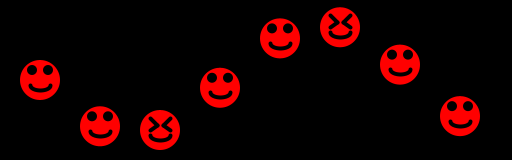
Frame 1 (no input)
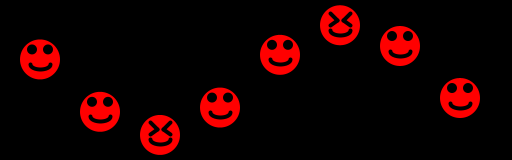
Frame 60 (the mouse pressed at the canvas centre just before this capture)
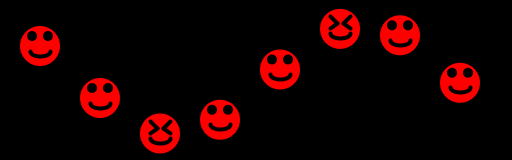
Frame 120 (the mouse held since frame 60 and released just before this capture)

The Processing sketch that drew these frames (run headless with seeded random() and noise(); from frame 60 on, the mouse is pressed at the canvas centre):

// Processing sketch: processing_52249
// ── processing_52249.pde

int dia = 40;
float theta;
int amp = 55;

int mini_dia = dia/4;

public void setup() {
  //do not change, this is fixed for LED screens.
  size(512, 160); 
  //do not change, this is the refresh rate of LEDs.
  frameRate(8);

  smooth();
}

void draw() {
  background(0);
  noStroke();

  for (int i = 0;i < 8;i++) {
    fill(255, 0, 0);
    noStroke();
    ellipse(dia+dia*3/2*i, height/2+amp*sin(theta+i), dia, dia);


    if (sin(theta+i) > 0.9 || sin(theta+i) < -0.9) {
      face_top(dia+dia*3/2*i, height/2+amp*sin(theta+i));
    }
    else {
      face(dia+dia*3/2*i, height/2+amp*sin(theta+i));
    }
  }

  theta += 0.1;
}

void face(float x, float y) {
  fill(0);
  noStroke();
  ellipse(x-8, y-10, mini_dia, mini_dia);
  ellipse(x+8, y-10, mini_dia, mini_dia);

  noFill();
  stroke(0);
  strokeWeight(4);
  arc(x, y+5, 2*mini_dia, mini_dia, 0, PI);
}

void face_top(float x, float y) {
  noFill();
  stroke(0);
  strokeWeight(4);
  line(x-3, y-5, x-10, y-12);
  line(x-3, y-5, x-10, y);

  line(x+3, y-5, x+10, y-12);
  line(x+3, y-5, x+10, y);


  arc(x, y+5, 2*mini_dia, mini_dia, 0, PI);
}
